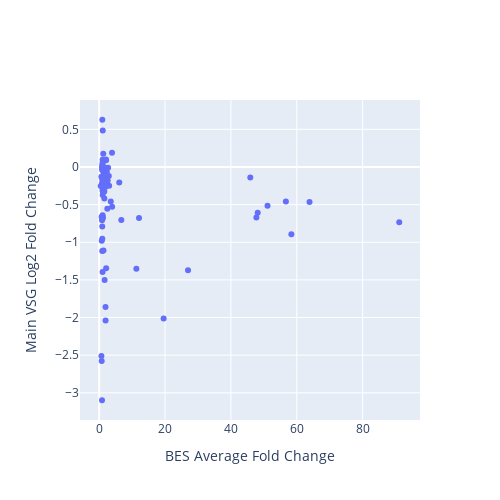

Write notebook code for a chart like this one.
### Code cell
from plotly.subplots import make_subplots
import plotly.graph_objects as go
import plotly.io as pio

fig = make_subplots(
    rows=1,
    cols=1,
    #subplot_titles=["BES vs Main VSG"],
)

scatter = go.Scatter(
    x=merge['BES'],
    y=merge['main_vsg'],
    mode='markers',
    text=list(merge.index.values),
    hoverinfo='text',
    name='scatter',
    showlegend=False,
    # hovertemplate='%{text}'
)
fig.add_trace(scatter, row=1, col=1)

fig.update_layout(
    width=500,
    height=500,
    showlegend=False,
    hovermode='closest',
    xaxis_title="BES Average Fold Change",
    yaxis_title="Main VSG Log2 Fold Change",
)

# Save as an exportable HTML file
pio.write_html(
    fig,
    file="bes_vs_main_vsg.html",   # change path/name if you like
    include_plotlyjs="cdn",
    full_html=True,
    auto_open=False,
)
fig

### Figure 1 — Plotly figure (JSON) as saved in the notebook; plotly's stock layout.template omitted (floating-point values rounded to 4 significant figures)
{"data": [{"hoverinfo": "text", "mode": "markers", "name": "scatter", "showlegend": false, "text": ["BDF2_1_KO48", "BDF3_1_KO24", "BET151_1_Drug12h", "BET151_1_Drug24h", "BET151_1_Drug3h", "BET151_1_Drug48h", "BET151_1_Drug6h", "BET151_1_Drug72h", "CAF1b_1_RNAi24", "CFB2_1_RNAi9", "DFO_1_DFO", "DFO_1_DFOFe", "DFO_1_Fe", "DRBD18_1_RNAi12", "H1_1_RNAi96", "H3H4_1_KOH3", "H3H4_1_KOH3J", "H3H4_1_KOH4", "H3H4_1_KOH4J", "H3H4_1_KOJ2", "H3H4_2_KO48", "H3H4_3_KO48", "H3_1_KOH3", "H3_1_KOH3J", "H3_1_KOJ", "IPMK_1_RNAi36", "IPMK_2_RNAi36", "MCMBP_1_KO24", "MCMBP_1_KO48", "PIP5Pase_1_KO", "PIP5Pase_2_D360A_N362A", "PNUTS_1_RNAi48", "RBP10_1_RNAi24", "RBP10_2_RNAi24", "RBP10_3_RNAi24", "RBP33_1_RNAi48", "RBP42_1_KO24", "RBP42_1_KO48", "RBP42_1_KO72", "RNaseH1_1_KO", "RNaseH2A_1_RNAi24", "RNaseH2A_2_RNAi36", "SET27_1_KO", "SET27_1_sKO", "SNF2PH_1_RNAi48", "TFR_1_RNAi24", "TbATR_1_RNAi24", "TbATR_2_RNAi36", "TbESB1_1_RNAi24", "TbESB1_2_KO48", "TbESB1_3_OE24", "TbHAT_1_RNAi48HAT1", "TbHAT_1_RNAi48HAT2", "TbPP1one_1_RNAi24", "TbPP1seven_1_RNAi24", "TbRAP1_1_2SD", "TbRAP1_1_5A", "TbRAP1_1_KO", "TbRAP1_2_dMyb", "TbSAP_1_RNAi72", "VEX1_1_Oe72", "VEX1_2_RNAi72", "VEX1_4_RNAi24", "VEX1_5_RNAi48", "VEX1_6_RNAi72", "VEX1and2_1_RNAi24", "VEX1and2_1_RNAi48", "VEX2_1_RNAi24", "VEX2_1_RNAi48", "ZC3H28_1_RNAi10", "ZC3H28_1_RNAi14", "ZC3H28_1_RNAi16", "ZC3H28_1_RNAi24", "ZC3H40_1_RNAi72", "ZC3H5_2_RNAi12", "ZC3H5_3_RNAi12", "ZC3H5_4_RNAi12", "ZC3H5_5_RNAi12"], "type": "scatter", "x": [1.055, 2.459, 1.0, 0.8629, 1.077, 0.7574, 1.02, 0.851, 3.508, 1.02, 1.004, 1.003, 1.009, 0.9988, 3.919, 1.559, 2.919, 1.0, 1.045, 0.7822, 2.109, 1.94, 2.317, 2.084, 0.8907, 1.016, 1.0, 2.588, 6.715, 51.11, 11.29, 2.397, 1.08, 1.0, 0.9698, 1.299, 1.238, 0.8984, 0.8792, 1.045, 1.577, 1.641, 3.886, 2.021, 1.197, 1.253, 2.423, 12.09, 1.923, 0.6729, 3.02, 0.4706, 0.9664, 45.88, 0.7454, 26.97, 19.57, 56.69, 91.11, 2.707, 6.089, 2.065, 1.276, 1.681, 2.034, 63.86, 58.35, 48.13, 47.73, 0.9916, 0.9377, 0.9282, 0.9158, 1.97, 0.981, 0.9138, 0.9476, 0.6629], "xaxis": "x", "y": [-0.3716, -0.5553, -0.02755, -0.7094, 0.4828, -2.576, 0.09418, -3.099, -0.4579, -1.394, 0.03405, -0.04079, 0.05408, -0.3174, -0.5289, -0.327, -0.1196, -0.6821, -0.6398, -0.9816, -1.346, -2.039, -0.067, 0.09047, 0.008439, -0.2811, -0.1735, -0.1815, -0.7051, -0.5163, -1.351, -0.11, -0.671, -0.688, -0.6605, -1.109, 0.1769, -0.01795, -0.2204, -0.1427, -0.4175, -1.501, 0.1891, -0.1021, -0.01494, -0.06309, -0.2232, -0.6769, -1.861, -2.511, -0.2487, -0.2521, -0.2073, -0.1403, -0.6599, -1.372, -2.013, -0.4586, -0.7359, -0.009743, -0.2078, 0.09933, -0.02921, -0.1232, -0.01123, -0.464, -0.8925, -0.6084, -0.67, -0.1568, -0.9521, -0.7902, -1.116, -0.2616, -0.1433, -0.0367, 0.6272, -0.1306], "yaxis": "y"}], "layout": {"height": 500, "hovermode": "closest", "showlegend": false, "width": 500, "xaxis": {"anchor": "y", "domain": [0, 1], "title": {"text": "BES Average Fold Change"}}, "yaxis": {"anchor": "x", "domain": [0, 1], "title": {"text": "Main VSG Log2 Fold Change"}}}}
